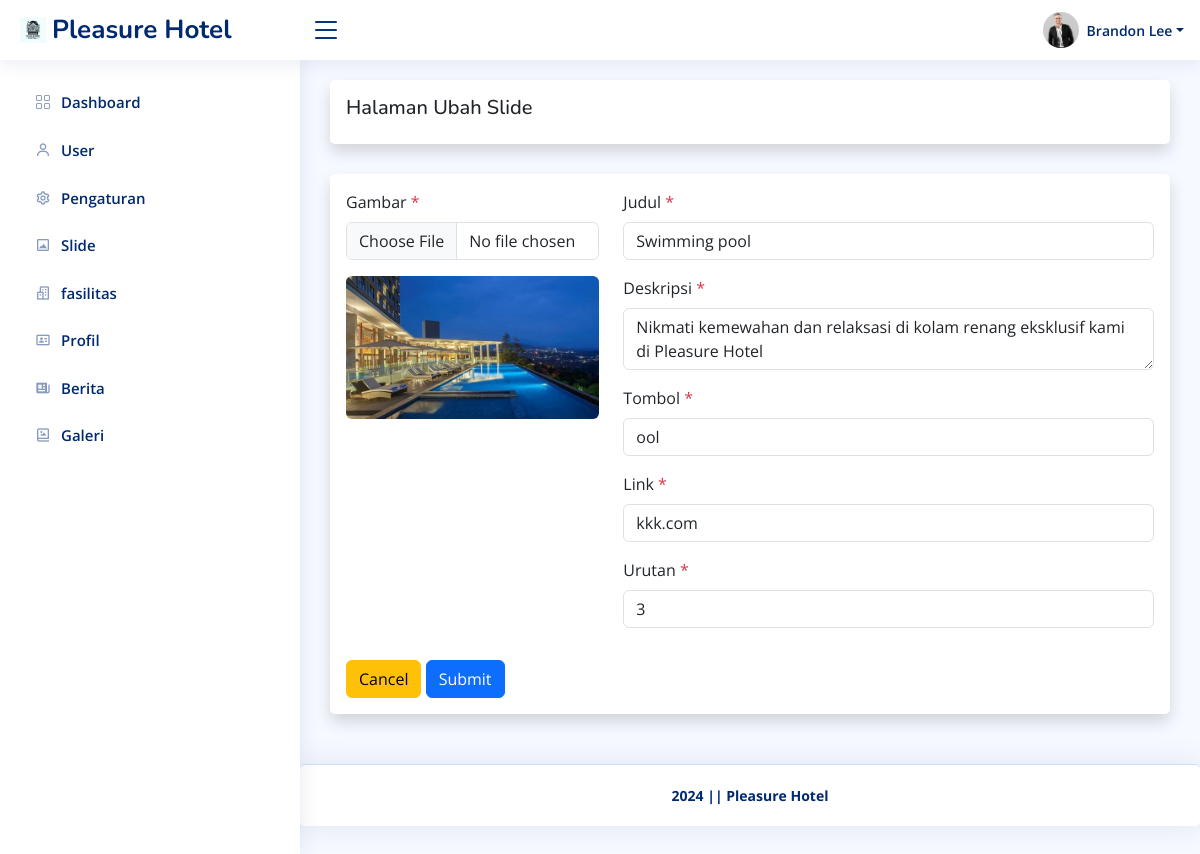
/admin/slide/ubah.php?id=4 (signed in), run on the app's committed database.
### tables this page shows
CREATE TABLE `pengaturan` (
  `id_pengaturan` int(11) NOT NULL,
  `appname` varchar(50) NOT NULL,
  `logo` varchar(255) NOT NULL,
  `copyright` varchar(255) NOT NULL,
  `description` varchar(255) NOT NULL,
  `keyword` varchar(255) NOT NULL,
  `author` varchar(128) NOT NULL
);

CREATE TABLE `user` (
  `id_user` int(11) NOT NULL,
  `username` varchar(128) NOT NULL,
  `password` varchar(255) NOT NULL,
  `nama` varchar(128) NOT NULL,
  `role` int(11) NOT NULL,
  `foto` varchar(255) DEFAULT NULL
);

CREATE TABLE `slide` (
  `id_slide` int(11) NOT NULL,
  `judul` varchar(128) NOT NULL,
  `deskripsi` varchar(128) NOT NULL,
  `tombol` varchar(20) NOT NULL,
  `link` varchar(128) NOT NULL,
  `urutan` int(11) NOT NULL,
  `gambar` varchar(255) NOT NULL
);

### helper.php (called while the page is built, shortened)
<?php
$base_url = 'http://localhost/hotelmurah/';
$koneksi = mysqli_connect('localhost', 'root', '', 'hotel');
function getWhere($query)
{
    global $koneksi;
    return mysqli_fetch_assoc(mysqli_query($koneksi, $query));
}

### admin/slide/ubah.php (the view, shortened to what this page needs)
<?php require '../template/header.php' ?>
<?php
$id = $_GET['id'];
$slide = getWhere("SELECT * FROM slide WHERE id_slide = $id ");
?>
<div class="card shadow p-3">
    <h5>Halaman Ubah Slide</h5>
</div>
<div class="card shadow p-3">
    <form action="" method="post" id="form" enctype="multipart/form-data">
        <div class="row mb-3">
            <div class="col-md-4">
                <div class="mb-3">
                    <label for="gambar" class="form-label">Gambar <span class="text-danger">*</span></label>
                    <input class="form-control" type="file" id="upload" name="gambar">
                </div>
                <img src="<?= $base_url; ?>/assets/uploads/slide/<?= $slide['gambar']; ?>" alt="" id="preview" class="rounded w-100 ">
            </div>
            <div class="col-md-8">
                <div class="mb-3">
                    <label for="judul" class="form-label">Judul <span class="text-danger">*</span></label>
                    <input type="text" class="form-control" id="judul" name="judul" required value="<?= $slide['judul']; ?>">
                </div>
                <div class="mb-3">
                    <label for="deskripsi" class="form-label">Deskripsi <span class="text-danger">*</span></label>
                    <textarea class="form-control" id="deskripsi" name="deskripsi" required><?= $slide['deskripsi']; ?></textarea>
                </div>
                <div class="mb-3">
                    <label for="tombol" class="form-label">Tombol <span class="text-danger">*</span></label>
                    <input type="text" class="form-control" id="tombol" name="tombol" required value="<?= $slide['tombol']; ?>">
                </div>
                <div class="mb-3">
                    <label for="link" class="form-label">Link <span class="text-danger">*</span></label>
                    <input type="url" class="form-control" id="link" name="link" required value="<?= $slide['link']; ?>">
                </div>
                <div class="mb-3">
                    <label for="urutan" class="form-label">Urutan <span class="text-danger">*</span></label>
                    <input type="number" class="form-control" id="urutan" name="urutan" required value="<?= $slide['urutan']; ?>">
                </div>
            </div>
        </div>
        <a class="btn btn-warning" href="<?= $base_url; ?>admin/slide" role="button">Cancel</a>
        <button type="submit" name="submit" class="btn btn-primary">Submit</button>
    </form>
</div>
<?php require '../template/footer.php' ?>

### admin/template/header.php (shortened to what this page needs)
<?php require '../../helper.php' ?>
<?php $pengaturan = getWhere("SELECT * FROM pengaturan WHERE id_pengaturan = 1 "); ?>
<!DOCTYPE html>
<html lang="en">
<head>
    <link href="<?= $base_url; ?>assets/plugins/bootstrap/css/bootstrap.min.css" rel="stylesheet">
    <link href="<?= $base_url; ?>assets/plugins/bootstrap-icons/bootstrap-icons.css" rel="stylesheet">
    <link href="<?= $base_url; ?>assets/plugins/boxicons/css/boxicons.min.css" rel="stylesheet">
    <link href="<?= $base_url; ?>assets/plugins/quill/quill.snow.css" rel="stylesheet">
    <link href="<?= $base_url; ?>assets/plugins/quill/quill.bubble.css" rel="stylesheet">
    <link href="<?= $base_url; ?>assets/plugins/remixicon/remixicon.css" rel="stylesheet">
    <link href="<?= $base_url; ?>assets/plugins/simple-datatables/style.css" rel="stylesheet">
    <link rel="stylesheet" href="https://cdnjs.cloudflare.com/ajax/libs/twitter-bootstrap/5.3.0/css/bootstrap.min.css">
    <link rel="stylesheet" href="https://cdn.datatables.net/2.0.8/css/dataTables.bootstrap5.css">
    <link href="<?= $base_url; ?>assets/css/style.css" rel="stylesheet">
</head>
<body>
    <header id="header" class="header fixed-top d-flex align-items-center">
        <div class="d-flex align-items-center justify-content-between">
            <a href="<?= $base_url; ?>admin/dashboard" class="logo d-flex align-items-center">
                <img src="<?= $base_url; ?>assets/img/<?= $pengaturan['logo']; ?>" alt="">
                <span class="d-none d-lg-block"><?= $pengaturan['appname']; ?></span>
            </a>
            <i class="bi bi-list toggle-sidebar-btn"></i>
        </div>
        <nav class="header-nav ms-auto">
            <ul class="d-flex align-items-center">
                <li class="nav-item dropdown pe-3">
                    <?php
                    $id = $_SESSION['id_user'];
                    $akun = getWhere("SELECT * FROM user WHERE id_user = $id ");
                    ?>
                    <a class="nav-link nav-profile d-flex align-items-center pe-0" href="#" data-bs-toggle="dropdown">
                        <?php if ($akun['foto']) : ?>
                            <img src="<?= $base_url; ?>/assets/uploads/user/<?= $akun['foto']; ?>" alt="<?= $akun['nama']; ?>" class="rounded-circle">
                        <?php else : ?>
                            <img src="<?= $base_url; ?>assets/img/noprofil.png" alt="<?= $akun['nama']; ?>" class="rounded-circle">
                        <?php endif ?>
                        <span class="d-none d-md-block dropdown-toggle ps-2"><?= $akun['nama']; ?></span>
                    </a>
                </li>
            </ul>
        </nav>
    </header>
    <aside id="sidebar" class="sidebar">
        <ul class="sidebar-nav" id="sidebar-nav">
            <li class="nav-item">
                <a class="nav-link collapsed" href="<?= $base_url; ?>admin/dashboard">
                    <i class="bi bi-grid"></i>
                    <span>Dashboard</span>
                </a>
            </li>
            <?php if ($_SESSION['role'] == 1) : ?>
                <li class="nav-item">
                    <a class="nav-link collapsed" href="<?= $base_url; ?>admin/user">
                        <i class='bx bx-user'></i>
                        <span>User</span>
                    </a>
                </li>
            <?php endif ?>
            <li class="nav-item">
                <a class="nav-link collapsed" href="<?= $base_url; ?>admin/pengaturan">
                    <i class='bx bx-cog'></i>
                    <span>Pengaturan</span>
                </a>
            </li>
            <li class="nav-item">
                <a class="nav-link collapsed" href="<?= $base_url; ?>admin/slide">
                    <i class='bx bx-image-alt'></i>
                    <span>Slide</span>
                </a>
            </li>
            <li class="nav-item">
                <a class="nav-link collapsed" href="<?= $base_url; ?>admin/fasilitas">
                    <i class='bx bx-buildings'></i>
                    <span>fasilitas</span>
                </a>
            </li>
            <li class="nav-item">
                <a class="nav-link collapsed" href="<?= $base_url; ?>admin/profil">
                    <i class='bx bx-id-card'></i>
                    <span>Profil</span>
                </a>
            </li>
            <li class="nav-item">
                <a class="nav-link collapsed" href="<?= $base_url; ?>admin/berita">
                    <i class='bx bxs-news' ></i>
                    <span>Berita</span>
                </a>
            </li>
            <li class="nav-item">
                <a class="nav-link collapsed" href="<?= $base_url; ?>admin/galery">
                    <i class='bx bx-photo-album'></i>
                    <span>Galeri</span>
                </a>
            </li>
        </ul>
    </aside>
    <main id="main" class="main">

### admin/template/footer.php (shortened to what this page needs)
</main>
<footer id="footer" class="footer card">
    <div class="copyright fw-bold">
        <?= $pengaturan['copyright']; ?>
    </div>
</footer>
</body>
</html>

### assets/css/style.css (style rules this page uses)
:root { scroll-behavior: smooth; }
body { font-family: "Open Sans", sans-serif; background: #f6f9ff; color: #444444; }
a { color: #4154f1; text-decoration: none; }
h1, h2, h3, h4, h5, h6 { font-family: "Nunito", sans-serif; }
#main { margin-top: 60px; padding: 20px 30px; transition: all 0.3s; }
.card { margin-bottom: 30px; border: none; border-radius: 5px; box-shadow: 0px 0 30px rgba(1, 41, 112, 0.1); }
.logo { line-height: 1; }
@media (min-width: 1200px) { .logo { width: 280px; } }
.logo img { max-height: 26px; margin-right: 6px; }
.logo span { font-size: 26px; font-weight: 700; color: #012970; font-family: "Nunito", sans-serif; }
.header { transition: all 0.5s; z-index: 997; height: 60px; box-shadow: 0px 2px 20px rgba(1, 41, 112, 0.1); background-color: #fff; padding-left: 20px; }
.header .toggle-sidebar-btn { font-size: 32px; padding-left: 10px; cursor: pointer; color: #012970; }
.header-nav ul { list-style: none; }
.header-nav>ul { margin: 0; padding: 0; }
.header-nav .nav-profile { color: #012970; }
.header-nav .nav-profile img { max-height: 36px; }
.header-nav .nav-profile span { font-size: 14px; font-weight: 600; }
.sidebar { position: fixed; top: 60px; left: 0; bottom: 0; width: 300px; z-index: 996; transition: all 0.3s; padding: 20px; overflow-y: auto; scrollbar-width: thin; scrollbar-color: #aab7cf transparent; box-shadow: 0px 0px 20px rgba(1, 41, 112, 0.1); background-color: #fff; }
@media (min-width: 1200px) { #main, #footer { margin-left: 300px; } }
.sidebar-nav { padding: 0; margin: 0; list-style: none; }
.sidebar-nav li { padding: 0; margin: 0; list-style: none; }
.sidebar-nav .nav-item { margin-bottom: 5px; }
.sidebar-nav .nav-link { display: flex; align-items: center; font-size: 15px; font-weight: 600; color: #4154f1; transition: 0.3; background: #f6f9ff; padding: 10px 15px; border-radius: 4px; }
.sidebar-nav .nav-link i { font-size: 16px; margin-right: 10px; color: #4154f1; }
.sidebar-nav .nav-link.collapsed { color: #012970; background: #fff; }
.sidebar-nav .nav-link.collapsed i { color: #899bbd; }
.footer { padding: 20px 0; font-size: 14px; transition: all 0.3s; border-top: 1px solid #cddfff; }
.footer .copyright { text-align: center; color: #012970; }

### data on the page
pengaturan: logo (picture), appname "Pleasure Hotel", copyright "2024 || Pleasure Hotel"
user: foto (picture), nama "Brandon Lee"
slide: gambar (picture), judul "Swimming pool", deskripsi "Nikmati kemewahan dan relaksasi di kolam renang eksklusif kami di Pleasure Hotel", tombol "ool", link "kkk.com", urutan "3"
